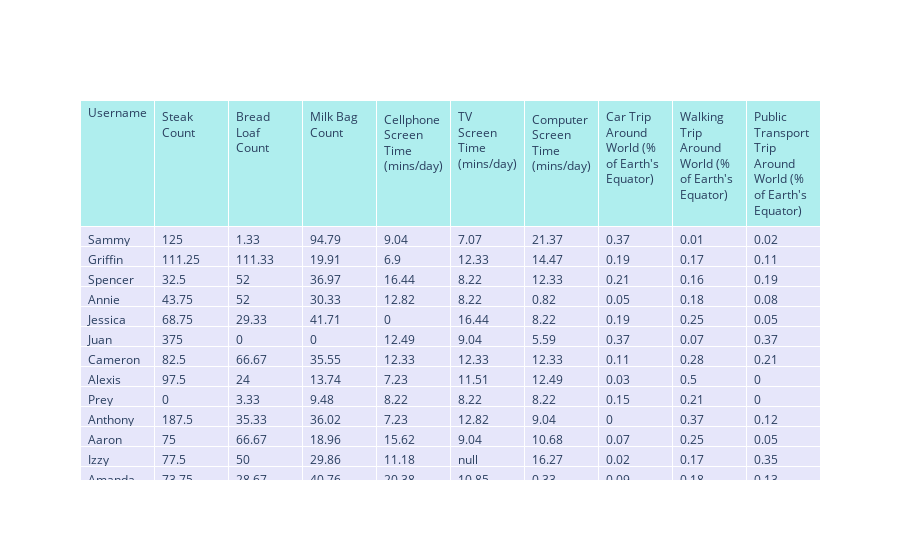
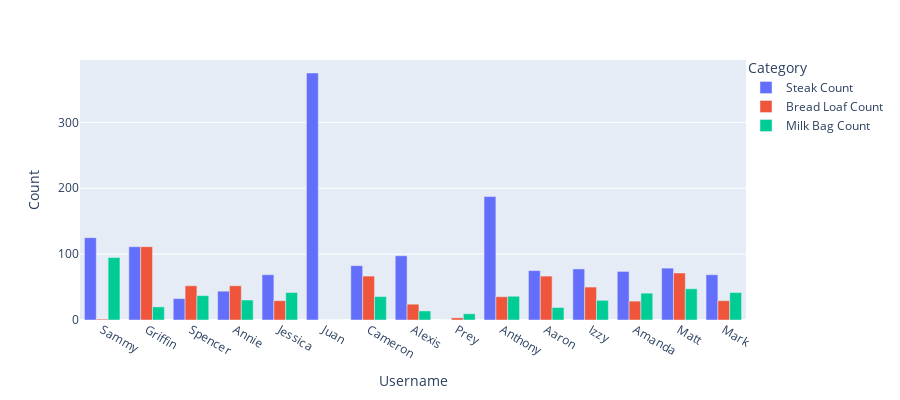
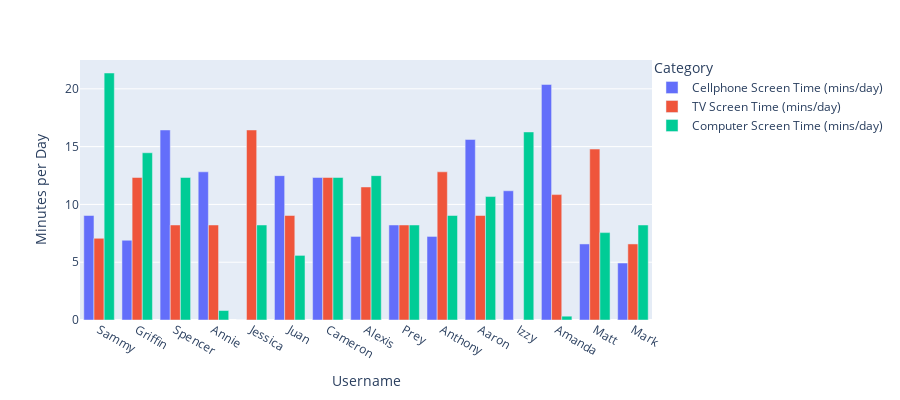
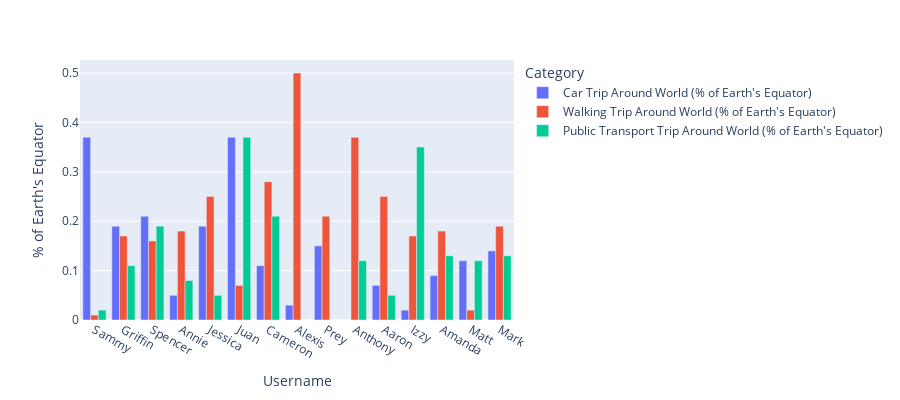

The notebook cell these images were saved under, in order:
### Code cell
equivalentData = []
for i in df.index:
    newRow = {}
    newRow['Username'] = df['username'][i]
    newRow['Steak Count'] = df['red_meat_pounds'][i] / 0.8
    newRow['Bread Loaf Count'] = df['grains_pounds'][i] / 1.5
    newRow['Milk Bag Count'] = df['dairy_pounds'][i] / 2.11
    newRow['Cellphone Screen Time (mins/day)'] = df['cellphone_hours'][i] / 365 * 60
    newRow['TV Screen Time (mins/day)'] = df['tv_hours'][i] / 365 * 60
    newRow['Computer Screen Time (mins/day)'] = df['computer_hours'][i] / 365 * 60
    newRow['Car Trip Around World (% of Earth\'s Equator)'] = df['car_hours'][i] * 100 / 40075
    newRow['Walking Trip Around World (% of Earth\'s Equator)'] = df['walking_hours'][i] * 100 / 40075
    newRow['Public Transport Trip Around World (% of Earth\'s Equator)'] = df['public_transport_hours'][i] * 100 / 40075
    equivalentData.append(newRow)

df2 = pd.DataFrame(equivalentData)
df2 = df2.round(2)

fig = go.Figure(data=[go.Table(
    header=dict(values=list(df2.columns),
                fill_color='paleturquoise',
                align='left'),
    cells=dict(values=[df2['Username'], df2['Steak Count'], df2['Bread Loaf Count'], df2['Milk Bag Count'], df2['Cellphone Screen Time (mins/day)'], df2['TV Screen Time (mins/day)'], df2['Computer Screen Time (mins/day)'], df2['Car Trip Around World (% of Earth\'s Equator)'], df2['Walking Trip Around World (% of Earth\'s Equator)'], df2['Public Transport Trip Around World (% of Earth\'s Equator)']], 
               fill_color='lavender',
               align='left'))
])
fig.show()

fig = px.bar(df2, x="Username", y=['Steak Count', 'Bread Loaf Count', 'Milk Bag Count'],
             labels={"value": "Count","variable": "Category"},
             barmode='group',
             height=400)

fig.update_layout(legend=dict(
    orientation = 'h',
    yanchor="top",
    y=1.02,
    xanchor="left",
    x=1
))

fig.show()

fig = px.bar(df2, x="Username", y=['Cellphone Screen Time (mins/day)', 'TV Screen Time (mins/day)', 'Computer Screen Time (mins/day)'],
             labels={"value": "Minutes per Day","variable": "Category"},
             barmode='group',
             height=400)

fig.update_layout(legend=dict(
    yanchor="top",
    y=1.02,
    xanchor="left",
    x=1
))

fig.show()

fig = px.bar(df2, x="Username", y=['Car Trip Around World (% of Earth\'s Equator)', 'Walking Trip Around World (% of Earth\'s Equator)', 'Public Transport Trip Around World (% of Earth\'s Equator)'],
             labels={"value": "% of Earth's Equator","variable": "Category"},
             barmode='group',
             height=400)
fig.show()

### Figure 1 — Plotly figure (JSON) as saved in the notebook; plotly's stock layout.template omitted (floating-point values rounded to 4 significant figures; data arrays with more than 128 entries replaced by an {"elided": "..."} marker saying what was removed)
{"data": [{"cells": {"align": "left", "fill": {"color": "lavender"}, "values": {"elided": "10x15 mixed values"}}, "header": {"align": "left", "fill": {"color": "paleturquoise"}, "values": ["Username", "Steak Count", "Bread Loaf Count", "Milk Bag Count", "Cellphone Screen Time (mins/day)", "TV Screen Time (mins/day)", "Computer Screen Time (mins/day)", "Car Trip Around World (% of Earth's Equator)", "Walking Trip Around World (% of Earth's Equator)", "Public Transport Trip Around World (% of Earth's Equator)"]}, "type": "table"}], "layout": {}}

### Figure 2 — Plotly figure (JSON) as saved in the notebook; plotly's stock layout.template omitted (floating-point values rounded to 4 significant figures)
{"data": [{"alignmentgroup": "True", "hovertemplate": "Category=Steak Count<br>Username=%{x}<br>Count=%{y}<extra></extra>", "legendgroup": "Steak Count", "marker": {"color": "#636efa", "pattern": {"shape": ""}}, "name": "Steak Count", "offsetgroup": "Steak Count", "orientation": "v", "showlegend": true, "textposition": "auto", "type": "bar", "x": ["Sammy", "Griffin", "Spencer", "Annie", "Jessica", "Juan", "Cameron", "Alexis", "Prey", "Anthony", "Aaron", "Izzy", "Amanda", "Matt", "Mark"], "xaxis": "x", "y": [125, 111.2, 32.5, 43.75, 68.75, 375, 82.5, 97.5, 0, 187.5, 75, 77.5, 73.75, 78.75, 68.75], "yaxis": "y"}, {"alignmentgroup": "True", "hovertemplate": "Category=Bread Loaf Count<br>Username=%{x}<br>Count=%{y}<extra></extra>", "legendgroup": "Bread Loaf Count", "marker": {"color": "#EF553B", "pattern": {"shape": ""}}, "name": "Bread Loaf Count", "offsetgroup": "Bread Loaf Count", "orientation": "v", "showlegend": true, "textposition": "auto", "type": "bar", "x": ["Sammy", "Griffin", "Spencer", "Annie", "Jessica", "Juan", "Cameron", "Alexis", "Prey", "Anthony", "Aaron", "Izzy", "Amanda", "Matt", "Mark"], "xaxis": "x", "y": [1.33, 111.3, 52, 52, 29.33, 0, 66.67, 24, 3.33, 35.33, 66.67, 50, 28.67, 71.33, 29.33], "yaxis": "y"}, {"alignmentgroup": "True", "hovertemplate": "Category=Milk Bag Count<br>Username=%{x}<br>Count=%{y}<extra></extra>", "legendgroup": "Milk Bag Count", "marker": {"color": "#00cc96", "pattern": {"shape": ""}}, "name": "Milk Bag Count", "offsetgroup": "Milk Bag Count", "orientation": "v", "showlegend": true, "textposition": "auto", "type": "bar", "x": ["Sammy", "Griffin", "Spencer", "Annie", "Jessica", "Juan", "Cameron", "Alexis", "Prey", "Anthony", "Aaron", "Izzy", "Amanda", "Matt", "Mark"], "xaxis": "x", "y": [94.79, 19.91, 36.97, 30.33, 41.71, 0, 35.55, 13.74, 9.48, 36.02, 18.96, 29.86, 40.76, 47.39, 41.71], "yaxis": "y"}], "layout": {"barmode": "group", "height": 400, "legend": {"title": {"text": "Category"}, "tracegroupgap": 0, "x": 1, "xanchor": "left", "y": 1.02, "yanchor": "top"}, "margin": {"t": 60}, "xaxis": {"anchor": "y", "domain": [0, 1], "title": {"text": "Username"}}, "yaxis": {"anchor": "x", "domain": [0, 1], "title": {"text": "Count"}}}}

### Figure 3 — Plotly figure (JSON) as saved in the notebook; plotly's stock layout.template omitted (floating-point values rounded to 4 significant figures)
{"data": [{"alignmentgroup": "True", "hovertemplate": "Category=Cellphone Screen Time (mins/day)<br>Username=%{x}<br>Minutes per Day=%{y}<extra></extra>", "legendgroup": "Cellphone Screen Time (mins/day)", "marker": {"color": "#636efa", "pattern": {"shape": ""}}, "name": "Cellphone Screen Time (mins/day)", "offsetgroup": "Cellphone Screen Time (mins/day)", "orientation": "v", "showlegend": true, "textposition": "auto", "type": "bar", "x": ["Sammy", "Griffin", "Spencer", "Annie", "Jessica", "Juan", "Cameron", "Alexis", "Prey", "Anthony", "Aaron", "Izzy", "Amanda", "Matt", "Mark"], "xaxis": "x", "y": [9.04, 6.9, 16.44, 12.82, 0, 12.49, 12.33, 7.23, 8.22, 7.23, 15.62, 11.18, 20.38, 6.58, 4.93], "yaxis": "y"}, {"alignmentgroup": "True", "hovertemplate": "Category=TV Screen Time (mins/day)<br>Username=%{x}<br>Minutes per Day=%{y}<extra></extra>", "legendgroup": "TV Screen Time (mins/day)", "marker": {"color": "#EF553B", "pattern": {"shape": ""}}, "name": "TV Screen Time (mins/day)", "offsetgroup": "TV Screen Time (mins/day)", "orientation": "v", "showlegend": true, "textposition": "auto", "type": "bar", "x": ["Sammy", "Griffin", "Spencer", "Annie", "Jessica", "Juan", "Cameron", "Alexis", "Prey", "Anthony", "Aaron", "Izzy", "Amanda", "Matt", "Mark"], "xaxis": "x", "y": [7.07, 12.33, 8.22, 8.22, 16.44, 9.04, 12.33, 11.51, 8.22, 12.82, 9.04, null, 10.85, 14.79, 6.58], "yaxis": "y"}, {"alignmentgroup": "True", "hovertemplate": "Category=Computer Screen Time (mins/day)<br>Username=%{x}<br>Minutes per Day=%{y}<extra></extra>", "legendgroup": "Computer Screen Time (mins/day)", "marker": {"color": "#00cc96", "pattern": {"shape": ""}}, "name": "Computer Screen Time (mins/day)", "offsetgroup": "Computer Screen Time (mins/day)", "orientation": "v", "showlegend": true, "textposition": "auto", "type": "bar", "x": ["Sammy", "Griffin", "Spencer", "Annie", "Jessica", "Juan", "Cameron", "Alexis", "Prey", "Anthony", "Aaron", "Izzy", "Amanda", "Matt", "Mark"], "xaxis": "x", "y": [21.37, 14.47, 12.33, 0.82, 8.22, 5.59, 12.33, 12.49, 8.22, 9.04, 10.68, 16.27, 0.33, 7.56, 8.22], "yaxis": "y"}], "layout": {"barmode": "group", "height": 400, "legend": {"title": {"text": "Category"}, "tracegroupgap": 0, "x": 1, "xanchor": "left", "y": 1.02, "yanchor": "top"}, "margin": {"t": 60}, "xaxis": {"anchor": "y", "domain": [0, 1], "title": {"text": "Username"}}, "yaxis": {"anchor": "x", "domain": [0, 1], "title": {"text": "Minutes per Day"}}}}

### Figure 4 — Plotly figure (JSON) as saved in the notebook; plotly's stock layout.template omitted (floating-point values rounded to 4 significant figures)
{"data": [{"alignmentgroup": "True", "hovertemplate": "Category=Car Trip Around World (% of Earth's Equator)<br>Username=%{x}<br>% of Earth's Equator=%{y}<extra></extra>", "legendgroup": "Car Trip Around World (% of Earth's Equator)", "marker": {"color": "#636efa", "pattern": {"shape": ""}}, "name": "Car Trip Around World (% of Earth's Equator)", "offsetgroup": "Car Trip Around World (% of Earth's Equator)", "orientation": "v", "showlegend": true, "textposition": "auto", "type": "bar", "x": ["Sammy", "Griffin", "Spencer", "Annie", "Jessica", "Juan", "Cameron", "Alexis", "Prey", "Anthony", "Aaron", "Izzy", "Amanda", "Matt", "Mark"], "xaxis": "x", "y": [0.37, 0.19, 0.21, 0.05, 0.19, 0.37, 0.11, 0.03, 0.15, 0, 0.07, 0.02, 0.09, 0.12, 0.14], "yaxis": "y"}, {"alignmentgroup": "True", "hovertemplate": "Category=Walking Trip Around World (% of Earth's Equator)<br>Username=%{x}<br>% of Earth's Equator=%{y}<extra></extra>", "legendgroup": "Walking Trip Around World (% of Earth's Equator)", "marker": {"color": "#EF553B", "pattern": {"shape": ""}}, "name": "Walking Trip Around World (% of Earth's Equator)", "offsetgroup": "Walking Trip Around World (% of Earth's Equator)", "orientation": "v", "showlegend": true, "textposition": "auto", "type": "bar", "x": ["Sammy", "Griffin", "Spencer", "Annie", "Jessica", "Juan", "Cameron", "Alexis", "Prey", "Anthony", "Aaron", "Izzy", "Amanda", "Matt", "Mark"], "xaxis": "x", "y": [0.01, 0.17, 0.16, 0.18, 0.25, 0.07, 0.28, 0.5, 0.21, 0.37, 0.25, 0.17, 0.18, 0.02, 0.19], "yaxis": "y"}, {"alignmentgroup": "True", "hovertemplate": "Category=Public Transport Trip Around World (% of Earth's Equator)<br>Username=%{x}<br>% of Earth's Equator=%{y}<extra></extra>", "legendgroup": "Public Transport Trip Around World (% of Earth's Equator)", "marker": {"color": "#00cc96", "pattern": {"shape": ""}}, "name": "Public Transport Trip Around World (% of Earth's Equator)", "offsetgroup": "Public Transport Trip Around World (% of Earth's Equator)", "orientation": "v", "showlegend": true, "textposition": "auto", "type": "bar", "x": ["Sammy", "Griffin", "Spencer", "Annie", "Jessica", "Juan", "Cameron", "Alexis", "Prey", "Anthony", "Aaron", "Izzy", "Amanda", "Matt", "Mark"], "xaxis": "x", "y": [0.02, 0.11, 0.19, 0.08, 0.05, 0.37, 0.21, 0, 0, 0.12, 0.05, 0.35, 0.13, 0.12, 0.13], "yaxis": "y"}], "layout": {"barmode": "group", "height": 400, "legend": {"title": {"text": "Category"}, "tracegroupgap": 0}, "margin": {"t": 60}, "xaxis": {"anchor": "y", "domain": [0, 1], "title": {"text": "Username"}}, "yaxis": {"anchor": "x", "domain": [0, 1], "title": {"text": "% of Earth's Equator"}}}}
